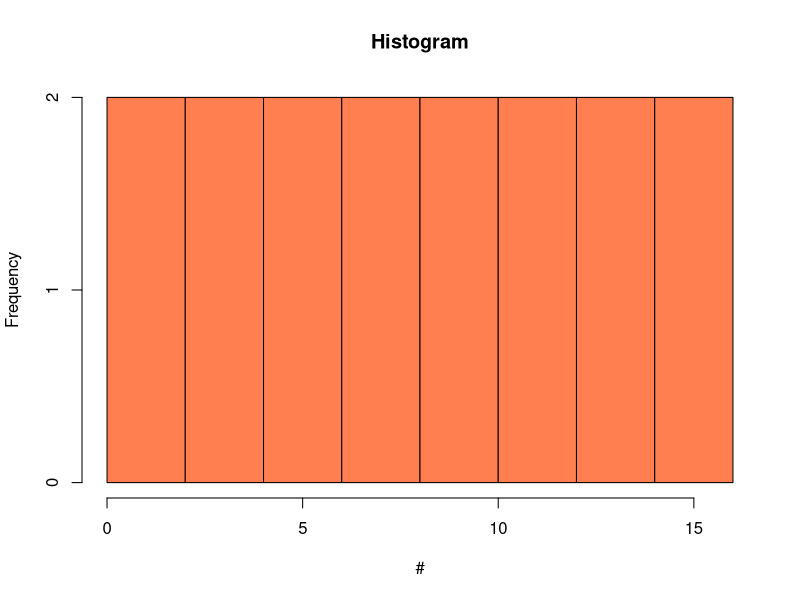

Source code (R):
# Histogram
library(readxl)

# Read sheet 3 from Excel file
data <- read_excel("../datasets/BDA.xlsx", sheet = 3)

# Get first numeric column
numeric_col <- data[[which(sapply(data, is.numeric))[1]]]

# Create histogram
hist(numeric_col,
     main = "Histogram",
     xlab = names(data)[which(sapply(data, is.numeric))[1]],
     col = "coral",
     breaks = 10)
